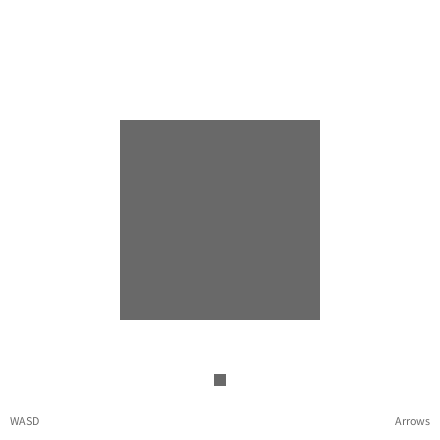
Frame 1 (no input)
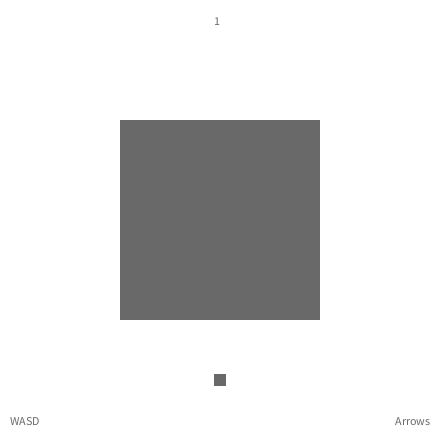
Frame 60 (the mouse pressed at the canvas centre just before this capture)
Frame 120 (the mouse held since frame 60 and released just before this capture): identical to frame 60, image omitted

The Processing sketch that drew these frames (run headless with seeded random() and noise(); from frame 60 on, the mouse is pressed at the canvas centre):

// Processing sketch: processing_97669
// ── processing_97669.pde

// quanta game
ArrayList<box> boxes = new ArrayList<box>();
ArrayList<bullet> bullets = new ArrayList<bullet>();
PVector gravity;
float spd = 0.4;
float spd2 = 0.2;
boolean[] keys = new boolean[256];

box player;
float shotTime, shotDelay;
int num = 1;

// setup
void setup() {
  size(440,440);
  smooth();
  rectMode(CENTER);
  textAlign(CENTER,CENTER);
  for(int i = 0; i < 1; i++) {
    box b = new box(width/2, height/2, 200, 200);
    boxes.add(b);
  }
  gravity = new PVector(0,0.0);
  player = new box(width/2, height - 60, 12, 12);
  shotTime = 0.0;
  shotDelay = 200.0;
}


// draw
void draw() {
  background(255);
  text(str(num),width/2,20);
  
  for(box b1 : boxes) {
    b1.update();
    for(box b2 : boxes) {
      if(b1.pos.x != b2.pos.x || b1.pos.y != b2.pos.y) collide(b1, b2);
    }
  }
  for(box b1 : boxes) {
    b1.draw();
  }

  for(bullet b : bullets) {
    b.update();
    b.draw();
  }
  
  control();
  player.update();
  player.draw();
  for(box b : boxes) {
    if(collide(player, b)) {
//      player.wdth -= 3.0;
//      player.hght -= 3.0;
      reset();
    }
  }
  if(player.wdth < 6.0) reset();
  
  if(num < 2) {
    textAlign(LEFT, CENTER);
    text("WASD", 10, height-20);
    textAlign(RIGHT, CENTER);
    text("Arrows", width-10,height-20);
  }
}


// box splitx
void splitx(box b, float x) {
  float dx = b.pos.x - x;
  if(abs(dx) < b.wdth*0.5 && b.wdth > 10.0) {
    float w1 = 0.5*b.wdth - dx;
    float w2 = b.wdth - w1;
    float h1 = b.hght;
    float h2 = b.hght;
    float x1 = b.pos.x - b.wdth*0.5 + w1*0.5;
    float x2 = b.pos.x + b.wdth*0.5 - w2*0.5;
    float y1 = b.pos.y;
    float y2 = b.pos.y;
    // vel
    PVector v = PVector.sub(b.pos, b.opos);
    // change
    b.pos = new PVector(x1,y1);
    b.wdth = w1;
    b.hght = h1;
    b.opos = PVector.sub(b.pos, v);
    b.opos.x += spd;
    b.opos.y += random(-spd2,spd2);
    // add
    box b2 = new box(x2, y2, w2, h2);
    b2.opos = PVector.sub(b2.pos, v);
    b2.opos.x -= spd;
    b2.opos.y += random(-spd2,spd2);
    boxes.add(b2);
    num++;
  }
}

void splity(box b, float y) {
  float dy = b.pos.y - y;
  if(abs(dy) < b.hght*0.5 && b.hght > 10.0) {
    float h1 = 0.5*b.hght - dy;
    float h2 = b.hght - h1;
    float w1 = b.wdth;
    float w2 = b.wdth;
    float y1 = b.pos.y - b.hght*0.5 + h1*0.5;
    float y2 = b.pos.y + b.hght*0.5 - h2*0.5;
    float x1 = b.pos.x;
    float x2 = b.pos.x;
    // vel
    PVector v = PVector.sub(b.pos, b.opos);
    // change
    b.pos = new PVector(x1,y1);
    b.wdth = w1;
    b.hght = h1;
    b.opos = PVector.sub(b.pos, v);
    b.opos.y += spd;
    b.opos.x += random(-spd2,spd2);
    // add
    box b2 = new box(x2, y2, w2, h2);
    b2.opos = PVector.sub(b2.pos, v);
    b2.opos.y -= spd;
    b2.opos.x += random(-spd2,spd2);
    boxes.add(b2);
    //
    num++;
  }
}


// box collision
boolean collide(box b1, box b2) {
  PVector d = PVector.sub(b2.pos, b1.pos);
  float dw = abs(d.x) - 0.5*(b1.wdth + b2.wdth);
  float dh = abs(d.y) - 0.5*(b1.hght + b2.hght);
  PVector dif = new PVector();
  if(dw < 0 && dh < 0) dif = new PVector(dw*d.x/abs(d.x),0);
  if(dh < 0 && dw < 0 && abs(dh) < abs(dw)) dif = new PVector(0,dh*d.y/abs(d.y));
  if(dif.mag() > 0) {
    float ratio = b1.area() / (b1.area() + b2.area());
    ratio = constrain(ratio, 0.2, 0.8);
    b1.pos.add(PVector.mult(dif, 2*(1-ratio)));
    b2.pos.sub(PVector.mult(dif, 2*ratio));
    return true;
  }
  return false;
}


// kesy
void keyPressed() {
  if(keyCode < 256) keys[keyCode] = true;
}

void keyReleased() {
  if(keyCode < 256) keys[keyCode] = false;
}


// player control
void control() {
  float f = 0.2;
  if(keys[37]) player.frc.x -= f;
  if(keys[39]) player.frc.x += f;
  if(keys[38]) player.frc.y -= f;
  if(keys[40]) player.frc.y += f;
  if(millis() - shotTime > shotDelay) {
    float bs = 4.0;
    if(keys[87]) {
      bullet b = new bullet(player.pos.x, player.pos.y, 0, -bs);
      bullets.add(b);
      shotTime = millis();
    }
    if(keys[83]) {
      bullet b = new bullet(player.pos.x, player.pos.y, 0, bs);
      bullets.add(b);
      shotTime = millis();
    }
    if(keys[65]) {
      bullet b = new bullet(player.pos.x, player.pos.y, -bs, 0.0);
      bullets.add(b);
      shotTime = millis();
    }
    if(keys[68]) {
      bullet b = new bullet(player.pos.x, player.pos.y, bs, 0.0);
      bullets.add(b);
      shotTime = millis();
    }
  }
  PVector v = PVector.sub(player.pos, player.opos);
  v.mult(-0.05);
  player.frc.add(v);
}


// reset game
void reset() {
  boxes = new ArrayList<box>();
  bullets = new ArrayList<bullet>();
  for(int i = 0; i < 1; i++) {
    box b = new box(width/2, height/2, 200, 200);
    boxes.add(b);
  }
  gravity = new PVector(0,0.0);
  player = new box(width/2, height - 60, 12, 12);
  shotTime = 0.0;
  shotDelay = 200.0;
  num = 1;
}


// box class
class box {
  PVector pos, opos, frc;
  float wdth, hght;
  
  box(float x, float y, float w, float h) {
    pos = new PVector(x,y);
    opos = new PVector(x+random(-0,0),y+random(-0,0));
    frc = new PVector();
    wdth = w;
    hght = h;
  }
  
  void update() {
    frc.add(gravity);
    PVector cpos = pos.get();
    pos.x = constrain(pos.x, 0+wdth/2, width-wdth/2);
    pos.y = constrain(pos.y, 0+hght/2, height-hght/2);
    pos.add(PVector.add(PVector.mult(PVector.sub(cpos,opos),1.0), frc));
    opos = cpos.get();
    frc = new PVector();
  }
  
  void draw() {
    noStroke();
    fill(0,150);
    rect(pos.x, pos.y, wdth, hght);
  }
  
  float area() {
    return wdth*hght;
  }
  
};


// player class



// bullet class
class bullet {
  PVector pos, vel;
  boolean kill;
  
  bullet(float x, float y, float vx, float vy) {
    pos = new PVector(x,y);
    vel = new PVector(vx,vy);
    kill = false;
  }
  
  void update() {
    if(!kill) {
      pos.add(vel);
      for(box b : boxes) {
        PVector d = PVector.sub(b.pos, pos);
        if(abs(d.x) < b.wdth*0.5 && abs(d.y) < b.hght*0.5) {
          float dx = b.wdth*0.5 - abs(d.x);
          float dy = b.hght*0.5 - abs(d.y);
          kill = true;
          if(abs(dy) < abs(dx)) {
            splitx(b, pos.x);
          } else {
            splity(b, pos.y);
          }
          break;
        }
      }
    }
  }
  
  void draw() {
    if(!kill) rect(pos.x, pos.y, 4.0, 4.0);
  }
  
};
